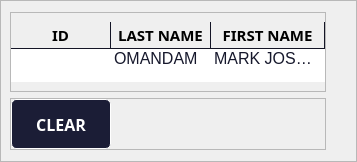
                     <widget class="QFrame" name="frame_21">
                      <property name="styleSheet">
                       <string notr="true"/>
                      </property>
                      <property name="frameShape">
                       <enum>QFrame::StyledPanel</enum>
                      </property>
                      <property name="frameShadow">
                       <enum>QFrame::Raised</enum>
                      </property>
                      <layout class="QVBoxLayout" name="verticalLayout_26">
                       <property name="leftMargin">
                        <number>9</number>
                       </property>
                       <property name="rightMargin">
                        <number>30</number>
                       </property>
                       <item>
                        <widget class="QFrame" name="frame_24">
                         <property name="maximumSize">
                          <size>
                           <width>16777215</width>
                           <height>80</height>
                          </size>
                         </property>
                         <property name="styleSheet">
                          <string notr="true"/>
                         </property>
                         <property name="frameShape">
                          <enum>QFrame::StyledPanel</enum>
                         </property>
                         <property name="frameShadow">
                          <enum>QFrame::Raised</enum>
                         </property>
                         <layout class="QVBoxLayout" name="verticalLayout_27">
                          <property name="leftMargin">
                           <number>0</number>
                          </property>
                          <property name="rightMargin">
                           <number>0</number>
                          </property>
                          <item>
                           <widget class="QTreeWidget" name="conCheck_treeWidget_1">
                            <property name="sizePolicy">
                             <sizepolicy hsizetype="Expanding" vsizetype="Expanding">
                              <horstretch>0</horstretch>
                              <verstretch>0</verstretch>
                             </sizepolicy>
                            </property>
                            <property name="maximumSize">
                             <size>
                              <width>600</width>
                              <height>16777215</height>
                             </size>
                            </property>
                            <property name="layoutDirection">
                             <enum>Qt::LeftToRight</enum>
                            </property>
                            <property name="autoFillBackground">
                             <bool>false</bool>
                            </property>
                            <property name="styleSheet">
                             <string notr="true">QTreeWidget{
	background-color: rgb(255, 255, 255);
	color:rgb(22, 24, 44);
 	border-radius:0px;
}

QTreeWidget QHeaderView::section {
	border-style:none;
	border-bottom:1px solid rgb(20, 21, 38) ;
	border-right:1px solid rgb(20, 21, 38);
}</string>
                            </property>
                            <property name="sizeAdjustPolicy">
                             <enum>QAbstractScrollArea::AdjustToContents</enum>
                            </property>
                            <property name="autoScroll">
                             <bool>true</bool>
                            </property>
                            <property name="editTriggers">
                             <set>QAbstractItemView::SelectedClicked</set>
                            </property>
                            <attribute name="headerCascadingSectionResizes">
                             <bool>false</bool>
                            </attribute>
                            <column>
                             <property name="text">
                              <string>ID</string>
                             </property>
                             <property name="font">
                              <font>
                               <family>Montserrat SemiBold</family>
                               <pointsize>11</pointsize>
                               <weight>75</weight>
                               <bold>true</bold>
                              </font>
                             </property>
                             <property name="textAlignment">
                              <set>AlignCenter</set>
                             </property>
                            </column>
                            <column>
                             <property name="text">
                              <string>LAST NAME</string>
                             </property>
                             <property name="font">
                              <font>
                               <family>Montserrat SemiBold</family>
                               <pointsize>11</pointsize>
                               <weight>75</weight>
                               <bold>true</bold>
                              </font>
                             </property>
                             <property name="textAlignment">
                              <set>AlignCenter</set>
                             </property>
                            </column>
                            <column>
                             <property name="text">
                              <string>FIRST NAME</string>
                             </property>
                             <property name="font">
                              <font>
                               <family>Montserrat SemiBold</family>
                               <pointsize>11</pointsize>
                               <weight>75</weight>
                               <bold>true</bold>
                              </font>
                             </property>
                             <property name="textAlignment">
                              <set>AlignCenter</set>
                             </property>
                            </column>
                            <item>
                             <property name="text">
                              <string/>
                             </property>
                             <property name="text">
                              <string>OMANDAM</string>
                             </property>
                             <property name="font">
                              <font>
                               <pointsize>12</pointsize>
                              </font>
                             </property>
                             <property name="textAlignment">
                              <set>AlignCenter</set>
                             </property>
                             <property name="text">
                              <string>MARK JOSHUA</string>
                             </property>
                             <property name="font">
                              <font>
                               <pointsize>12</pointsize>
                              </font>
                             </property>
                             <property name="textAlignment">
                              <set>AlignCenter</set>
                             </property>
                            </item>
                           </widget>
                          </item>
                         </layout>
                        </widget>
                       </item>
                       <item>
                        <widget class="QFrame" name="frame_25">
                         <property name="minimumSize">
                          <size>
                           <width>0</width>
                           <height>0</height>
                          </size>
                         </property>
                         <property name="maximumSize">
                          <size>
                           <width>16777215</width>
                           <height>60</height>
                          </size>
                         </property>
                         <property name="styleSheet">
                          <string notr="true"/>
                         </property>
                         <property name="frameShape">
                          <enum>QFrame::StyledPanel</enum>
                         </property>
                         <property name="frameShadow">
                          <enum>QFrame::Raised</enum>
                         </property>
                         <layout class="QVBoxLayout" name="verticalLayout_28">
                          <property name="spacing">
                           <number>0</number>
                          </property>
                          <property name="leftMargin">
                           <number>0</number>
                          </property>
                          <property name="topMargin">
                           <number>0</number>
                          </property>
                          <property name="rightMargin">
                           <number>0</number>
                          </property>
                          <property name="bottomMargin">
                           <number>0</number>
                          </property>
                          <item alignment="Qt::AlignLeft">
                           <widget class="QPushButton" name="conCheck_btn_clr">
                            <property name="minimumSize">
                             <size>
                              <width>100</width>
                              <height>50</height>
                             </size>
                            </property>
                            <property name="maximumSize">
                             <size>
                              <width>16777215</width>
                              <height>16777215</height>
                             </size>
                            </property>
                            <property name="font">
                             <font>
                              <family>Montserrat SemiBold</family>
                              <pointsize>12</pointsize>
                              <weight>75</weight>
                              <bold>true</bold>
                             </font>
                            </property>
                            <property name="cursor">
                             <cursorShape>PointingHandCursor</cursorShape>
                            </property>
                            <property name="styleSheet">
                             <string notr="true">*{
	background-color:rgb(27, 29, 54);
	color:white;
	border-radius:5px;
	border:1px solid white;
}

*:hover{
	border-color: rgb(62, 221, 230);
	color: rgb(62, 221, 230);
	background-color:rgb(17, 18, 33);
}

*:pressed{
	background-color: rgb(62, 221, 230);
	color:rgb(20, 21, 38);
	border-color: rgb(20, 21, 38);
}
</string>
                            </property>
                            <property name="text">
                             <string>CLEAR</string>
                            </property>
                           </widget>
                          </item>
                         </layout>
                        </widget>
                       </item>
                      </layout>
                     </widget>
